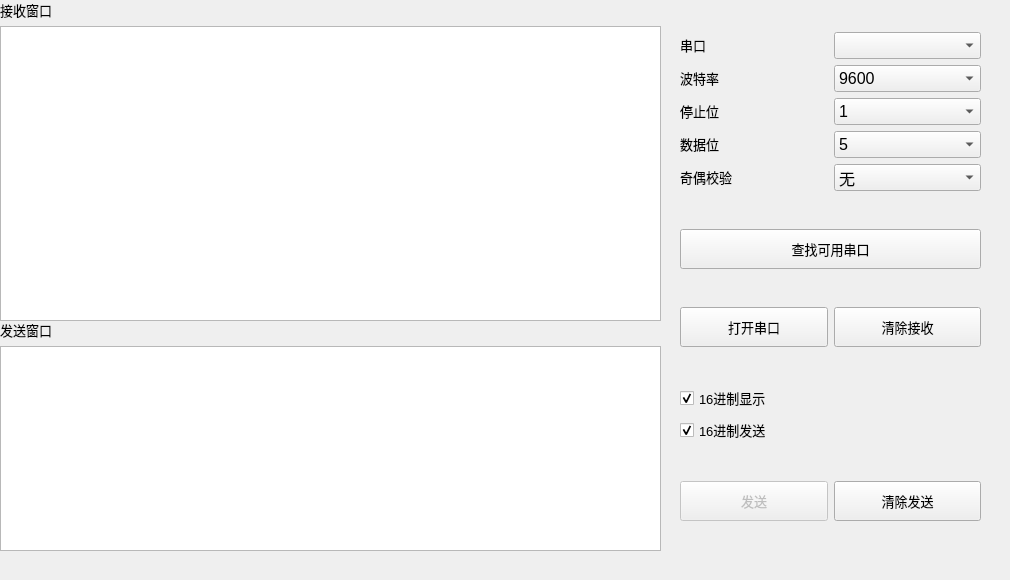
<?xml version="1.0" encoding="UTF-8"?>
<ui version="4.0">
 <class>Serialport</class>
 <widget class="QWidget" name="Serialport">
  <property name="geometry">
   <rect>
    <x>0</x>
    <y>0</y>
    <width>1010</width>
    <height>580</height>
   </rect>
  </property>
  <property name="minimumSize">
   <size>
    <width>1010</width>
    <height>580</height>
   </size>
  </property>
  <property name="maximumSize">
   <size>
    <width>1010</width>
    <height>580</height>
   </size>
  </property>
  <property name="windowTitle">
   <string>Form</string>
  </property>
  <widget class="QWidget" name="layoutWidget">
   <property name="geometry">
    <rect>
     <x>680</x>
     <y>0</y>
     <width>301</width>
     <height>557</height>
    </rect>
   </property>
   <layout class="QVBoxLayout" name="verticalLayout_4">
    <item>
     <layout class="QGridLayout" name="gridLayout">
      <item row="0" column="0">
       <widget class="QLabel" name="label_4">
        <property name="font">
         <font>
          <pointsize>10</pointsize>
         </font>
        </property>
        <property name="text">
         <string>&lt;html&gt;&lt;head/&gt;&lt;body&gt;&lt;p&gt;串口&lt;/p&gt;&lt;/body&gt;&lt;/html&gt;</string>
        </property>
       </widget>
      </item>
      <item row="0" column="1">
       <widget class="QComboBox" name="comboBox_SerialPort">
        <property name="font">
         <font>
          <pointsize>12</pointsize>
         </font>
        </property>
       </widget>
      </item>
      <item row="1" column="0">
       <widget class="QLabel" name="label_5">
        <property name="font">
         <font>
          <pointsize>10</pointsize>
         </font>
        </property>
        <property name="text">
         <string>&lt;html&gt;&lt;head/&gt;&lt;body&gt;&lt;p&gt;波特率&lt;/p&gt;&lt;/body&gt;&lt;/html&gt;</string>
        </property>
       </widget>
      </item>
      <item row="1" column="1">
       <widget class="QComboBox" name="comboBox_BaudRate">
        <property name="font">
         <font>
          <pointsize>12</pointsize>
         </font>
        </property>
        <item>
         <property name="text">
          <string>9600</string>
         </property>
        </item>
        <item>
         <property name="text">
          <string>19200</string>
         </property>
        </item>
        <item>
         <property name="text">
          <string>38400</string>
         </property>
        </item>
        <item>
         <property name="text">
          <string>57600</string>
         </property>
        </item>
        <item>
         <property name="text">
          <string>115200</string>
         </property>
        </item>
       </widget>
      </item>
      <item row="2" column="0">
       <widget class="QLabel" name="label_6">
        <property name="font">
         <font>
          <pointsize>10</pointsize>
         </font>
        </property>
        <property name="text">
         <string>&lt;html&gt;&lt;head/&gt;&lt;body&gt;&lt;p&gt;停止位&lt;/p&gt;&lt;/body&gt;&lt;/html&gt;</string>
        </property>
       </widget>
      </item>
      <item row="2" column="1">
       <widget class="QComboBox" name="comboBox_StopBit">
        <property name="font">
         <font>
          <pointsize>12</pointsize>
         </font>
        </property>
        <item>
         <property name="text">
          <string>1</string>
         </property>
        </item>
        <item>
         <property name="text">
          <string>1.5</string>
         </property>
        </item>
        <item>
         <property name="text">
          <string>2</string>
         </property>
        </item>
       </widget>
      </item>
      <item row="3" column="0">
       <widget class="QLabel" name="label_7">
        <property name="font">
         <font>
          <pointsize>10</pointsize>
         </font>
        </property>
        <property name="text">
         <string>&lt;html&gt;&lt;head/&gt;&lt;body&gt;&lt;p&gt;数据位&lt;/p&gt;&lt;/body&gt;&lt;/html&gt;</string>
        </property>
       </widget>
      </item>
      <item row="3" column="1">
       <widget class="QComboBox" name="comboBox_DataBit">
        <property name="font">
         <font>
          <pointsize>12</pointsize>
         </font>
        </property>
        <property name="currentText">
         <string>5</string>
        </property>
        <item>
         <property name="text">
          <string>5</string>
         </property>
        </item>
        <item>
         <property name="text">
          <string>6</string>
         </property>
        </item>
        <item>
         <property name="text">
          <string>7</string>
         </property>
        </item>
        <item>
         <property name="text">
          <string>8</string>
         </property>
        </item>
       </widget>
      </item>
      <item row="4" column="0">
       <widget class="QLabel" name="label_8">
        <property name="font">
         <font>
          <pointsize>10</pointsize>
         </font>
        </property>
        <property name="text">
         <string>&lt;html&gt;&lt;head/&gt;&lt;body&gt;&lt;p&gt;奇偶校验&lt;/p&gt;&lt;/body&gt;&lt;/html&gt;</string>
        </property>
       </widget>
      </item>
      <item row="4" column="1">
       <widget class="QComboBox" name="comboBox_Pority">
        <property name="font">
         <font>
          <pointsize>12</pointsize>
         </font>
        </property>
        <item>
         <property name="text">
          <string>无</string>
         </property>
        </item>
        <item>
         <property name="text">
          <string>奇校验</string>
         </property>
        </item>
        <item>
         <property name="text">
          <string>偶校验</string>
         </property>
        </item>
       </widget>
      </item>
     </layout>
    </item>
    <item>
     <layout class="QHBoxLayout" name="horizontalLayout_3">
      <item>
       <widget class="QPushButton" name="pushButton_SearchSerialport">
        <property name="minimumSize">
         <size>
          <width>0</width>
          <height>40</height>
         </size>
        </property>
        <property name="maximumSize">
         <size>
          <width>16777215</width>
          <height>40</height>
         </size>
        </property>
        <property name="font">
         <font>
          <pointsize>10</pointsize>
         </font>
        </property>
        <property name="text">
         <string>查找可用串口</string>
        </property>
       </widget>
      </item>
     </layout>
    </item>
    <item>
     <layout class="QHBoxLayout" name="horizontalLayout">
      <item>
       <widget class="QPushButton" name="pushButton_Open">
        <property name="minimumSize">
         <size>
          <width>0</width>
          <height>40</height>
         </size>
        </property>
        <property name="maximumSize">
         <size>
          <width>16777215</width>
          <height>40</height>
         </size>
        </property>
        <property name="font">
         <font>
          <pointsize>10</pointsize>
         </font>
        </property>
        <property name="text">
         <string>打开串口</string>
        </property>
       </widget>
      </item>
      <item>
       <widget class="QPushButton" name="pushButton_ClearRcv">
        <property name="minimumSize">
         <size>
          <width>0</width>
          <height>40</height>
         </size>
        </property>
        <property name="maximumSize">
         <size>
          <width>16777215</width>
          <height>40</height>
         </size>
        </property>
        <property name="font">
         <font>
          <pointsize>10</pointsize>
         </font>
        </property>
        <property name="text">
         <string>清除接收</string>
        </property>
       </widget>
      </item>
     </layout>
    </item>
    <item>
     <layout class="QVBoxLayout" name="verticalLayout">
      <item>
       <widget class="QCheckBox" name="checkBox_HexDisplay">
        <property name="font">
         <font>
          <pointsize>10</pointsize>
         </font>
        </property>
        <property name="text">
         <string>16进制显示</string>
        </property>
        <property name="checked">
         <bool>true</bool>
        </property>
       </widget>
      </item>
      <item>
       <widget class="QCheckBox" name="checkBox_HexSend">
        <property name="font">
         <font>
          <pointsize>10</pointsize>
         </font>
        </property>
        <property name="text">
         <string>16进制发送</string>
        </property>
        <property name="checked">
         <bool>true</bool>
        </property>
       </widget>
      </item>
     </layout>
    </item>
    <item>
     <layout class="QHBoxLayout" name="horizontalLayout_2">
      <item>
       <widget class="QPushButton" name="pushButton_Send">
        <property name="enabled">
         <bool>false</bool>
        </property>
        <property name="minimumSize">
         <size>
          <width>0</width>
          <height>40</height>
         </size>
        </property>
        <property name="maximumSize">
         <size>
          <width>16777215</width>
          <height>40</height>
         </size>
        </property>
        <property name="font">
         <font>
          <pointsize>10</pointsize>
         </font>
        </property>
        <property name="text">
         <string>发送</string>
        </property>
       </widget>
      </item>
      <item>
       <widget class="QPushButton" name="pushButton_ClearSend">
        <property name="minimumSize">
         <size>
          <width>0</width>
          <height>40</height>
         </size>
        </property>
        <property name="maximumSize">
         <size>
          <width>16777215</width>
          <height>40</height>
         </size>
        </property>
        <property name="font">
         <font>
          <pointsize>10</pointsize>
         </font>
        </property>
        <property name="text">
         <string>清除发送</string>
        </property>
       </widget>
      </item>
     </layout>
    </item>
   </layout>
  </widget>
  <widget class="QWidget" name="layoutWidget_2">
   <property name="geometry">
    <rect>
     <x>0</x>
     <y>320</y>
     <width>661</width>
     <height>231</height>
    </rect>
   </property>
   <layout class="QVBoxLayout" name="verticalLayout_3">
    <item>
     <widget class="QLabel" name="label_3">
      <property name="font">
       <font>
        <pointsize>10</pointsize>
       </font>
      </property>
      <property name="text">
       <string>发送窗口</string>
      </property>
     </widget>
    </item>
    <item>
     <widget class="QPlainTextEdit" name="sendTextEdit">
      <property name="font">
       <font>
        <pointsize>12</pointsize>
       </font>
      </property>
     </widget>
    </item>
   </layout>
  </widget>
  <widget class="QWidget" name="layoutWidget_3">
   <property name="geometry">
    <rect>
     <x>0</x>
     <y>0</y>
     <width>661</width>
     <height>321</height>
    </rect>
   </property>
   <layout class="QVBoxLayout" name="verticalLayout_2">
    <item>
     <widget class="QLabel" name="label_2">
      <property name="font">
       <font>
        <pointsize>10</pointsize>
       </font>
      </property>
      <property name="text">
       <string>接收窗口</string>
      </property>
     </widget>
    </item>
    <item>
     <widget class="QPlainTextEdit" name="receiveTextEdit">
      <property name="font">
       <font>
        <pointsize>12</pointsize>
       </font>
      </property>
      <property name="readOnly">
       <bool>true</bool>
      </property>
     </widget>
    </item>
   </layout>
  </widget>
 </widget>
 <resources/>
 <connections/>
</ui>
